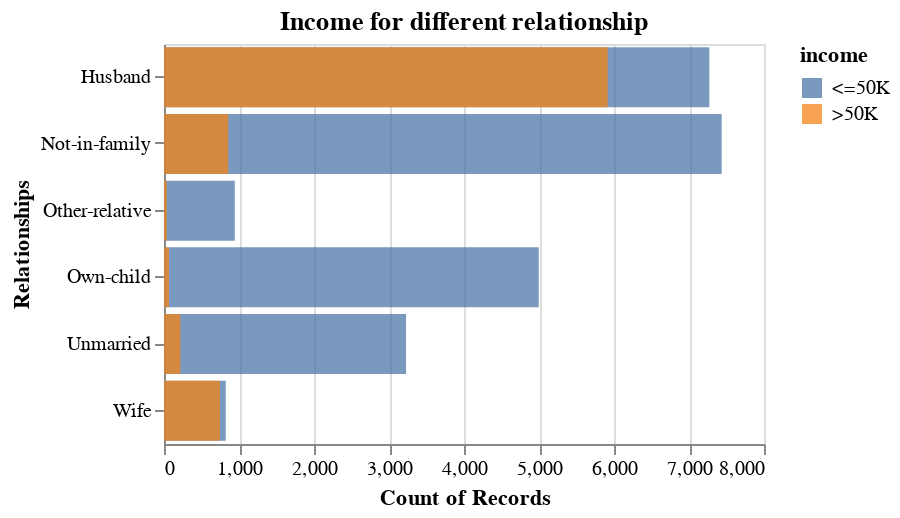

This figure's notebook cell:
### Code cell
alt.Chart(data_adult, title = "Income for different relationship").mark_bar(opacity = 0.75).encode(
    alt.Y('relationship').title("Relationships"),
    alt.X('count()').stack(False),
    alt.Color('income')
).properties(
    height=200,
    width=300
)

### Figure 1 — Vega specification as saved in the notebook (floating-point values rounded to 4 significant figures)
{"$schema": "https://vega.github.io/schema/vega/v5.json", "data": [{"name": "source_0", "values": [{"__count": 7436, "income": " <=50K", "relationship": " Not-in-family"}, {"__count": 7271, "income": " <=50K", "relationship": " Husband"}, {"__count": 823, "income": " <=50K", "relationship": " Wife"}, {"__count": 5916, "income": " >50K", "relationship": " Husband"}, {"__count": 856, "income": " >50K", "relationship": " Not-in-family"}, {"__count": 4997, "income": " <=50K", "relationship": " Own-child"}, {"__count": 3227, "income": " <=50K", "relationship": " Unmarried"}, {"__count": 218, "income": " >50K", "relationship": " Unmarried"}, {"__count": 745, "income": " >50K", "relationship": " Wife"}, {"__count": 944, "income": " <=50K", "relationship": " Other-relative"}, {"__count": 37, "income": " >50K", "relationship": " Other-relative"}, {"__count": 67, "income": " >50K", "relationship": " Own-child"}]}, {"name": "source_0_x_domain___count", "values": [{"min": 37, "max": 7436}]}, {"name": "source_0_y_domain_relationship", "values": [{"relationship": " Not-in-family"}, {"relationship": " Husband"}, {"relationship": " Wife"}, {"relationship": " Own-child"}, {"relationship": " Unmarried"}, {"relationship": " Other-relative"}]}, {"name": "source_0_color_domain_income", "values": [{"income": " <=50K"}, {"income": " >50K"}]}], "marks": [{"type": "rect", "name": "marks", "from": {"data": "source_0"}, "encode": {"update": {"y": {"field": "relationship", "scale": "y"}, "fill": {"field": "income", "scale": "color"}, "opacity": {"value": 0.75}, "x2": {"value": 0, "scale": "x"}, "x": {"field": "__count", "scale": "x"}, "height": {"signal": "max(0.25, bandwidth('y'))"}}}, "style": ["bar"]}], "scales": [{"name": "x", "type": "linear", "domain": [{"signal": "(data(\"source_0_x_domain___count\")[0] || {}).min"}, {"signal": "(data(\"source_0_x_domain___count\")[0] || {}).max"}], "range": [0, {"signal": "width"}], "zero": true, "nice": true}, {"name": "y", "type": "band", "domain": {"data": "source_0_y_domain_relationship", "field": "relationship", "sort": true}, "range": [0, {"signal": "height"}], "paddingInner": 0.1, "paddingOuter": 0.05}, {"name": "color", "type": "ordinal", "domain": {"data": "source_0_color_domain_income", "field": "income", "sort": true}, "range": "category"}], "axes": [{"scale": "x", "aria": false, "tickCount": {"signal": "ceil(width/40)"}, "labels": false, "grid": true, "domain": false, "maxExtent": 0, "minExtent": 0, "ticks": false, "zindex": 0, "orient": "bottom", "gridScale": "y"}, {"scale": "x", "zindex": 0, "tickCount": {"signal": "ceil(width/40)"}, "labelFlush": true, "labelOverlap": true, "orient": "bottom", "title": "Count of Records", "grid": false}, {"scale": "y", "zindex": 0, "title": "Relationships", "grid": false, "orient": "left"}], "title": {"text": "Income for different relationship", "frame": "group"}, "width": 300, "style": "cell", "legends": [{"fill": "color", "symbolType": "square", "title": "income", "encode": {"symbols": {"update": {"opacity": {"value": 0.75}}}}}], "padding": 5, "background": "white", "height": 200}
